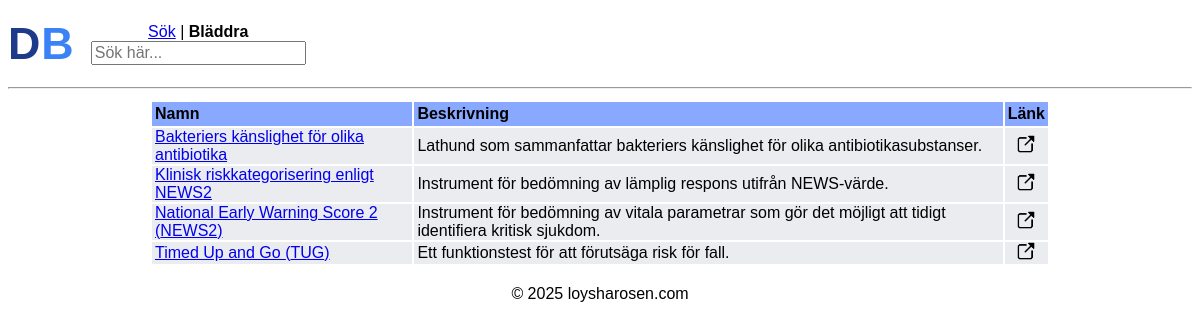
Page /b on the earlier database version.
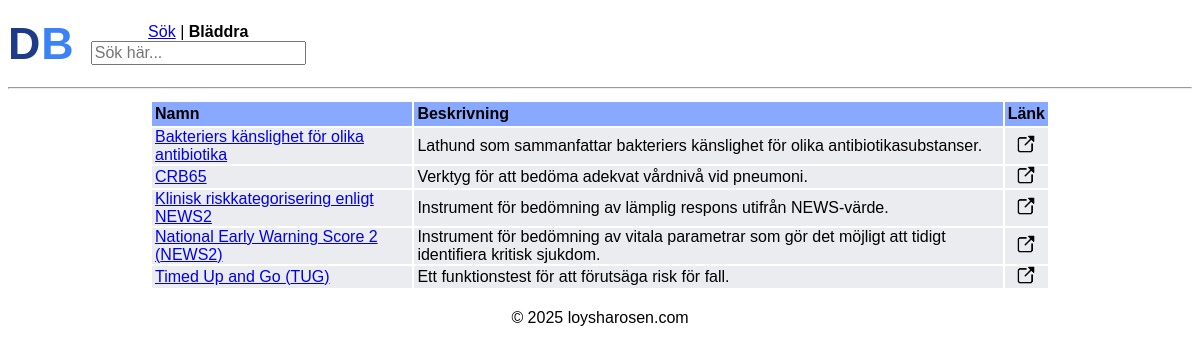
Same page on the later database version.
### tables this page shows
CREATE TABLE links (
    id INTEGER PRIMARY KEY AUTOINCREMENT,
    test_id INTEGER NOT NULL,
    docbase_link TEXT,
    source_link TEXT,
    votes INTEGER DEFAULT 0,
    date_added TIMESTAMP DEFAULT CURRENT_TIMESTAMP,
    FOREIGN KEY (test_id) REFERENCES tests (id) ON DELETE CASCADE
);

CREATE TABLE tests (
    id INTEGER PRIMARY KEY AUTOINCREMENT,
    name TEXT NOT NULL UNIQUE,
    abbreviation TEXT,
    description TEXT NOT NULL,
    keywords TEXT,
    date_added TIMESTAMP DEFAULT CURRENT_TIMESTAMP
);

### app.py (the view)
@app.route("/b")
def browse():
    conn = get_db_connection()
    tests = conn.execute(
        """SELECT t.*, l.docbase_link, l.source_link
           FROM tests t
           LEFT JOIN (
               SELECT test_id, docbase_link, source_link
               FROM (
                   SELECT test_id, docbase_link, source_link, votes, date_added,
                          ROW_NUMBER() OVER (PARTITION BY test_id ORDER BY votes DESC, date_added ASC) as rn
                   FROM links
               ) ranked
               WHERE rn = 1
           ) l ON t.id = l.test_id
           ORDER BY t.name""",
    ).fetchall()
    conn.close()
    return render_template("browse.html", tests=tests)

### app.py (called while the page is built)
def get_db_connection():
    conn = sqlite3.connect("docbase.db")
    conn.row_factory = sqlite3.Row
    return conn

### templates/browse.html (shortened to what this page needs)
{% extends "base.html" %}
{% block body %}
    <header class="search-header">
        <div class="text-logo">
            <a href="{{ url_for('index') }}" class="logo"><span class="doc">D</span><span class="base">B</span></a>
        </div>
        <div class="search-bar">
            <p><a href="{{ url_for('search') }}">Sök</a> | <strong>Bläddra</strong></p>
            <form action="/s" method="get">
                <input class="q" autocomplete="off" autofocus name="q" placeholder="Sök här..." type="search">
            </form>
        </div>
    </header>
    <main>
        <hr>
        <div class="search-results-container">
            <table class="search-results">
                <tr>
                    <th>Namn</th>
                    <th>Beskrivning</th>
                    <th>Länk</th>
                </tr>
            {% for test in tests %}
                <tr>
                    <td>
                        <a href="{{ url_for('show_detail', id=test['id'], from=request.args.get('q', '')) }}">
                            {{ test["name"] }}
                            {% if test.abbreviation %}
                                ({{ test["abbreviation"] }})
                            {% endif %}
                            </a>
                    </td>
                    <td>
                        {{ test["description"] }}
                    </td>
                    <td class="link">
                        {% if test.docbase_link %}
                        <a href="static/files/{{ test.docbase_link }}" target="_blank">
                            <img class="open-file" src="static/img/open-file.png">
                        </a>
                        {% elif test.source_link %}
                        <a href="{{ test.source_link }}" target="_blank">
                            <img class="open-file" src="static/img/open-file.png">
                        </a>
                        {% endif %}
                    </td>
                </tr>
            {% endfor %}
            </table>
        </div>
    </main>
{% endblock %}

### templates/base.html (shortened to what this page needs)
<!DOCTYPE html>
<html lang="sv">
    <head>
        <link href="static/style.css" rel="stylesheet">
    </head>
    <body>
        {% block body %}
        {% endblock %}
        <footer>
            <p>&copy; <span class="copy-year"></span> loysharosen.com</p>
        </footer>
    </body>
</html>

### static/style.css (style rules this page uses)
html { font-family: Arial, Helvetica, sans-serif; }
.text-logo { font-family: 'Arial', sans-serif; font-size: 2.8em; font-weight: bold; color: #2563eb; padding: 10px 0; letter-spacing: 1px; }
.text-logo .doc { color: #1e3a8a; }
.text-logo .base { color: #3b82f6; }
.logo { text-decoration: none; }
.search-results-container { display: flex; justify-content: center; align-items: center; }
.search-results { padding: 0; margin: 10px; gap: 0.5em; text-align: left; margin: 3px; max-width: 900px; }
.open-file { width: 18px; }
.search-header { display: flex; align-items: center; gap: 1em; }
th { padding: 3px; background-color: rgb(136, 169, 255); }
.q { max-width: 300px; font-size: 16px; }
.search-bar p { margin: 0; text-align: center; }
tr { background-color: rgba(227, 229, 233, 0.715) }
td { padding: 0 3px; }
td.link { text-align: center !important; vertical-align: middle; }
footer { text-align: center; }

Differences in the rows shown:
added links: name "CRB65", description "Verktyg för att bedöma adekvat vårdnivå vid pneumoni."
